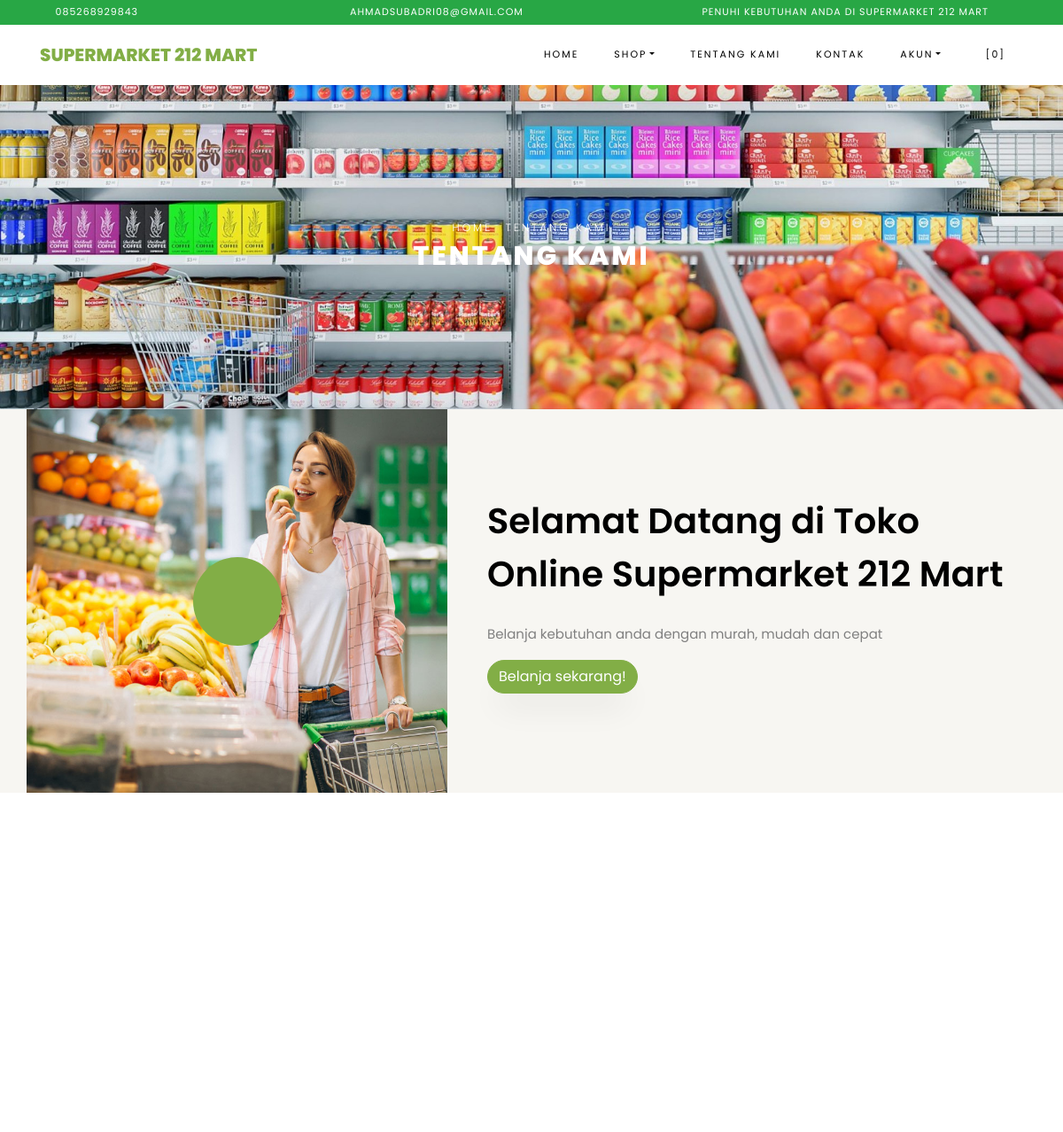
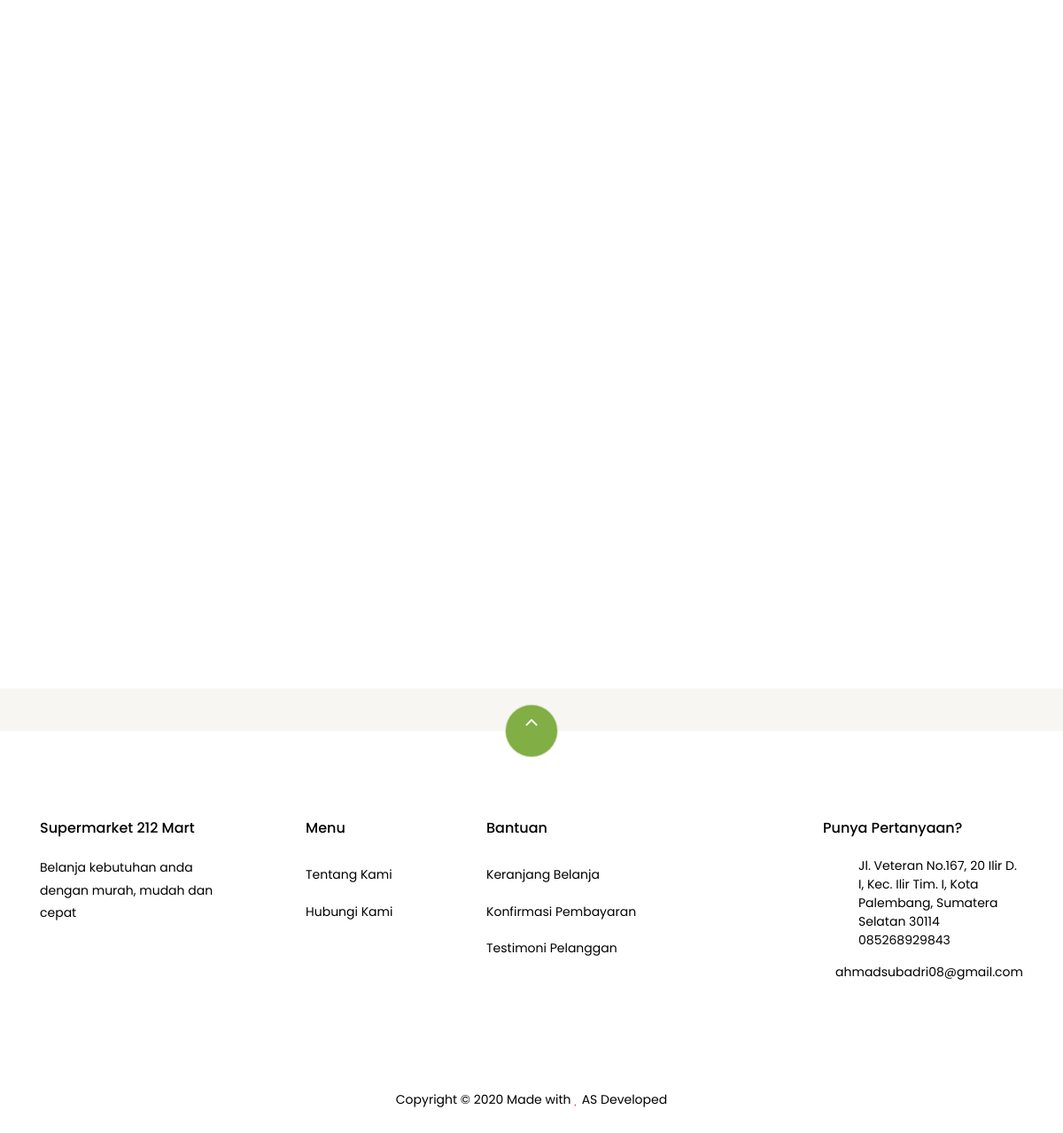
Page /index.php/pages/about on the committed database (2 pictures, top to bottom).
### tables this page shows
CREATE TABLE `settings` (
  `id` int(10) NOT NULL,
  `key` varchar(32) NOT NULL,
  `content` varchar(191) NOT NULL
);

### application/helpers/themes_helper.php (called while the page is built, shortened)
<?php
if ( ! function_exists('get_theme_name'))
{
    function get_theme_name() {
        $current_theme = get_settings('current_theme_name');
        return ($current_theme) ? $current_theme : false;
    }
}
if ( ! function_exists('get_template_part'))
{
    function get_template_part($file_name = null, $params = array()) {
        if ($file_name !== '') {
            $current_theme = get_theme_name();
            if ( file_exists($file_location = VIEWPATH .'themes/'. $current_theme .'/'. $file_name .'.php')) {
                $CI =& get_instance();
                $CI->load->view('themes/'. $current_theme .'/'. $file_name, $params);
            }
            else {
                echo '<div>Kesalahan: berkas tema <b>'. $file_name .'.php</b> tidak ditemukan.<br>Lokasi berkas: <b>'. $file_location .'</b></div>';
            }
        }
    }
}
if ( ! function_exists('get_header'))
{
    function get_header($params = null, $section = '', $current_section = '') {
        $load_params = array();
        if ( is_null($params)) {
            $load_params['title'] = get_settings('site_name');
        }
        else if ( is_string($params)) {
            $load_params['title'] = $params;
        }
        $load_params['sidebar_section'] = $section;
        $load_params['current_section'] = $current_section;
        get_template_part('header', $load_params);
    }
}
if ( ! function_exists('get_footer'))
{
    function get_footer($params = array()) {
        get_template_part('footer', $params);
    }
}
if ( ! function_exists('get_theme_uri'))
{
    function get_theme_uri($file_name = null, $theme_name = NULL)
    {
        $theme_name = ($theme_name == NULL) ? get_theme_name() : $theme_name;
        return is_null($file_name) ? base_url('assets/themes/'. $theme_name .'/') : base_url('assets/themes/'. $theme_name .'/'. $file_name) ;
    }
}

### application/controllers/Pages.php (called while the page is built, shortened)
<?php
class Pages extends CI_Controller {
    public function about()
    {
        $params['reviews'] = $this->review->get_all_reviews();
        get_header(get_store_name());
        get_template_part('pages/about', $params);
        get_footer();
    }
}

### index.php (called while the page is built, shortened)
<?php
require_once BASEPATH.'core/CodeIgniter.php';

### application/helpers/global_helper.php (called while the page is built, shortened)
<?php
if ( ! function_exists('get_settings'))
{
    function get_settings($key = '')
    {
        $CI =& get_instance();
        $row = $CI->db
            ->select('content')
            ->where('key', $key)
            ->get('settings')
            ->row();
        return $row->content;
    }
}
if ( ! function_exists('get_store_name'))
{
    function get_store_name()
    {
        return get_settings('store_name');
    }
}

### application/helpers/session_helper.php (called while the page is built, shortened)
<?php
if ( ! function_exists('init'))
{
    function init()
    {
        $CI =& get_instance();
        return $CI;
    }
}
if( ! function_exists('session_data'))
{
    function session_data()
    {
        $CI = init();
        $read_session_in_cookie = get_cookie('__ACTIVE_SESSION_DATA');
        $read_session_in_session = $CI->session->userdata('__ACTIVE_SESSION_DATA');
        if ($read_session_in_cookie)
        {
            $read_data = $CI->encryption->decrypt($read_session_in_cookie);
            $read_data = json_decode($read_data);
            return $read_data;
        }
        else if ($read_session_in_session)
        {
            $read_data = $CI->encryption->decrypt($read_session_in_session);
            $read_data = json_decode($read_data);
            return $read_data;
        }
        else {
            $default_session = new stdClass();
            $default_session->is_login = FALSE;
            $default_session->user_id = 0;
            $default_session->login_at = 0;
            $default_session->remember_me = FALSE;
            return $default_session;
        }
    }
}

### application/views/themes/vegefoods/pages/about.php (the view, shortened to what this page needs)
<div class="hero-wrap hero-bread" style="background-image: url('<?php echo get_theme_uri('images/bg_1.jpg'); ?>');">
    <div class="container">
      <div class="row no-gutters slider-text align-items-center justify-content-center">
        <div class="col-md-9 ftco-animate text-center">
            <p class="breadcrumbs"><span class="mr-2"><?php echo anchor(base_url(), 'Home'); ?></span> <span>Tentang Kami</span></p>
          <h1 class="mb-0 bread">Tentang Kami</h1>
        </div>
      </div>
    </div>
  </div>
  <section class="ftco-section ftco-no-pb ftco-no-pt bg-light">
          <div class="container">
              <div class="row">
                  <div class="col-md-5 p-md-5 img img-2 d-flex justify-content-center align-items-center" style="background-image: url(<?php echo get_theme_uri('images/about.jpg'); ?>);">
                      <a href="https://vimeo.com/45830194" class="icon popup-vimeo d-flex justify-content-center align-items-center">
                          <span class="icon-play"></span>
                      </a>
                  </div>
                  <div class="col-md-7 py-5 wrap-about pb-md-5 ftco-animate">
            <div class="heading-section-bold mb-4 mt-md-5">
                <div class="ml-md-0">
                  <h2 class="mb-4">Selamat Datang di Toko Online <?php echo get_store_name(); ?></h2>
              </div>
            </div>
            <div class="pb-md-5">
                <p><?php echo get_settings('store_description'); ?></p>
                          <p><a href="<?php echo site_url('browse'); ?>" class="btn btn-primary">Belanja sekarang!</a></p>
                      </div>
                  </div>
              </div>
          </div>
      </section>
      <section class="ftco-section testimony-section">
    <div class="container">
      <div class="row justify-content-center mb-5 pb-3">
      </div>
    </div>
  </section>
<section class="ftco-section">
      <div class="container">
          <div class="row no-gutters ftco-services">
  </div>
      </div>
  </section>

### application/views/themes/vegefoods/header.php (shortened to what this page needs)
?><!DOCTYPE html>
<html lang="en">
  <head>
    <link rel="stylesheet" href="<?php echo get_theme_uri('css/open-iconic-bootstrap.min.css'); ?>">
    <link rel="stylesheet" href="<?php echo get_theme_uri('css/animate.css'); ?>">
    <link rel="stylesheet" href="<?php echo get_theme_uri('css/owl.carousel.min.css'); ?>">
    <link rel="stylesheet" href="<?php echo get_theme_uri('css/owl.theme.default.min.css'); ?>">
    <link rel="stylesheet" href="<?php echo get_theme_uri('css/magnific-popup.css'); ?>">
    <link rel="stylesheet" href="<?php echo get_theme_uri('css/aos.css'); ?>">
	<link rel="stylesheet" href="<?php echo get_theme_uri('css/ionicons.min.css'); ?>">
	<link rel="stylesheet" href="<?php echo get_theme_uri('js/plugins/@fortawesome/fontawesome-free/css/all.min.css', 'argon'); ?>">
    <link rel="stylesheet" href="<?php echo get_theme_uri('css/bootstrap-datepicker.css'); ?>">
    <link rel="stylesheet" href="<?php echo get_theme_uri('css/jquery.timepicker.css'); ?>">
    <link rel="stylesheet" href="<?php echo get_theme_uri('css/flaticon.css'); ?>">
    <link rel="stylesheet" href="<?php echo get_theme_uri('css/icomoon.css'); ?>">
	<link rel="stylesheet" href="<?php echo get_theme_uri('css/style.css'); ?>">
	<link rel="stylesheet" href="<?php echo base_url('assets/plugins/toastr/toastr.min.css'); ?>">
  </head>
  <body class="goto-here">
		<div class="py-1 bg-success">
    	<div class="container">
    		<div class="row no-gutters d-flex align-items-start align-items-center px-md-0">
	    		<div class="col-lg-12 d-block">
		    		<div class="row d-flex">
		    			<div class="col-md pr-4 d-flex topper align-items-center">
					    	<div class="icon mr-2 d-flex justify-content-center align-items-center"><span class="icon-phone2"></span></div>
						    <span class="text"><?php echo get_settings('store_phone_number'); ?></span>
					    </div>
					    <div class="col-md pr-4 d-flex topper align-items-center">
					    	<div class="icon mr-2 d-flex justify-content-center align-items-center"><span class="icon-paper-plane"></span></div>
						    <span class="text"><?php echo get_settings('store_email'); ?></span>
					    </div>
					    <div class="col-md-5 pr-4 d-flex topper align-items-center text-lg-right">
						    <span class="text"><?php echo get_settings('store_tagline'); ?></span>
					    </div>
				    </div>
			    </div>
		    </div>
		  </div>
    </div>
    <nav class="navbar navbar-expand-lg navbar-dark ftco_navbar bg-dark ftco-navbar-light" id="ftco-navbar">
	    <div class="container">
	      <a class="navbar-brand" href="<?php echo base_url(); ?>"><?php echo get_store_name(); ?></a>
	      <div class="collapse navbar-collapse" id="ftco-nav">
	        <ul class="navbar-nav ml-auto">
	          <li class="nav-item active"><a href="<?php echo base_url(); ?>" class="nav-link">Home</a></li>
	          <li class="nav-item dropdown">
              <a class="nav-link dropdown-toggle" href="#" id="dropdown04" data-toggle="dropdown" aria-haspopup="true" aria-expanded="false">Shop</a>
            </li>
	          <li class="nav-item"><a href="<?php echo site_url('pages/about'); ?>" class="nav-link">Tentang Kami</a></li>
              <li class="nav-item"><a href="<?php echo site_url('pages/contact'); ?>" class="nav-link">Kontak</a></li>
              <li class="nav-item dropdown">
              <a class="nav-link dropdown-toggle" href="#" id="dropdown05" data-toggle="dropdown" aria-haspopup="true" aria-expanded="false">Akun</a>
            </li>
	          <li class="nav-item cta cta-colored"><a href="<?php echo site_url('shop/cart'); ?>" class="nav-link"><span class="icon-shopping_cart"></span>[<span class="cart-item-total">0</span>]</a></li>
	        </ul>
	      </div>
	    </div>
	  </nav>

### application/views/themes/vegefoods/footer.php (shortened to what this page needs)
<section class="ftco-section ftco-no-pt ftco-no-pb py-5 bg-light">
    <div class="container py-4">
    </div>
  </section>
  <footer class="ftco-footer ftco-section">
    <div class="container">
        <div class="row">
            <div class="mouse">
                      <a href="#" class="mouse-icon">
                          <div class="mouse-wheel"><span class="ion-ios-arrow-up"></span></div>
                      </a>
                  </div>
        </div>
      <div class="row mb-5">
        <div class="col-md">
          <div class="ftco-footer-widget mb-4">
            <h2 class="ftco-heading-2"><?php echo get_store_name(); ?></h2>
            <p><?php echo get_settings('store_description'); ?></p>
            <ul class="ftco-footer-social list-unstyled float-md-left float-lft mt-5">
            </ul>
          </div>
        </div>
        <div class="col-md">
          <div class="ftco-footer-widget mb-4 ml-md-5">
            <h2 class="ftco-heading-2">Menu</h2>
            <ul class="list-unstyled">
              <li><a href="<?php echo site_url('pages/about'); ?>" class="py-2 d-block">Tentang Kami</a></li>
              <li><a href="<?php echo site_url('pages/contact'); ?>" class="py-2 d-block">Hubungi Kami</a></li>
            </ul>
          </div>
        </div>
        <div class="col-md-4">
           <div class="ftco-footer-widget mb-4">
            <h2 class="ftco-heading-2">Bantuan</h2>
            <div class="d-flex">
                <ul class="list-unstyled mr-l-5 pr-l-3 mr-4">
                  <li><a href="<?php echo site_url('shop/cart'); ?>" class="py-2 d-block">Keranjang Belanja</a></li>
                  <li><a href="<?php echo site_url('customer/payments/confirm'); ?>" class="py-2 d-block">Konfirmasi Pembayaran</a></li>
                  <li><a href="<?php echo site_url('shop/testimonial'); ?>" class="py-2 d-block">Testimoni Pelanggan</a></li>
                </ul>
              </div>
          </div>
        </div>
        <div class="col-md">
          <div class="ftco-footer-widget mb-4">
              <h2 class="ftco-heading-2">Punya Pertanyaan?</h2>
              <div class="block-23 mb-3">
                <ul>
                  <li><span class="icon icon-map-marker"></span><span class="text"><?php echo get_settings('store_address'); ?></span></li>
                  <li><a href="#"><span class="icon icon-phone"></span><span class="text"><?php echo get_settings('store_phone_number'); ?></span></a></li>
                  <li><a href="#"><span class="icon icon-envelope"></span><span class="text"><?php echo get_settings('store_email'); ?></span></a></li>
                </ul>
              </div>
          </div>
        </div>
      </div>
      <div class="row">
        <div class="col-md-12 text-center">
          <p>
                        Copyright &copy; <script>document.write(new Date().getFullYear());</script> Made with <i class="icon-heart text-danger" aria-hidden="true"></i> AS Developed
                      </p>
        </div>
      </div>
    </div>
  </footer>
</body>
</html>

### assets/themes/vegefoods/css/icomoon.css (style rules this page uses)
[class^="icon-"], [class*=" icon-"] { font-family: 'icomoon' !important; speak: none; font-style: normal; font-weight: normal; font-variant: normal; text-transform: none; line-height: 1; -webkit-font-smoothing: antialiased; -moz-osx-font-smoothing: grayscale; }
.icon-heart:before { content: "\f004"; }
.icon-map-marker:before { content: "\f041"; }
.icon-play:before { content: "\f04b"; }
.icon-phone:before { content: "\f095"; }
.icon-envelope:before { content: "\f0e0"; }
.icon-paper-plane:before { content: "\f1d8"; }
.icon-phone2:before { content: "\e0cd"; }
.icon-shopping_cart:before { content: "\e8cc"; }

### rows in the picture
settings: content "085268929843"
settings: content "AHMADSUBADRI08@GMAIL.COM", content "ahmadsubadri08@gmail.com"
settings: content "PENUHI KEBUTUHAN ANDA DI SUPERMARKET 212 MART"
settings: content "SUPERMARKET 212 MART", content "Supermarket 212 Mart"
settings: content (picture)
settings: content "Belanja kebutuhan anda dengan murah, mudah dan cepat"
settings: content "Jl. Veteran No.167, 20 Ilir D. I, Kec. Ilir Tim. I, Kota Palembang, Sumatera Selatan 30114"

### other values in the picture
anchor(base_url(), 'Home') "HOME"
